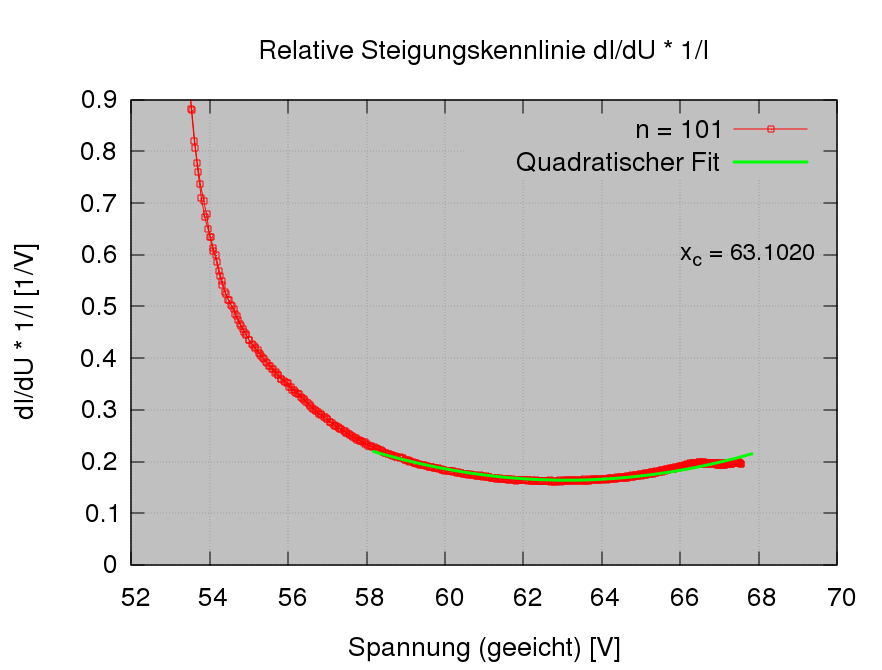

Generate this figure with gnuplot:
# use with gnuplot

set title "Relative Steigungskennlinie dI/dU * 1/I"

set object 1 rectangle from graph 0, graph 0 to graph 1, graph 1 behind fc rgbcolor "grey" fs noborder

set terminal qt enhanced font "Arial, 20"
set termoptions enhanced

set xlabel "Spannung (geeicht) [V]"
set ylabel "dI/dU * 1/I [1/V]

set grid

set xrange [52:70]
set yrange [0:0.9]

pol(x) = ( x > 58 && x < 68 ) ? a * x**2 + b * x + c : 1/0

a = 1
b = 1
c = 1

fit [58:68] pol(x) "iu_curve_loop_n20_n101_der.txt" using 1:((0.991*$3+0.12)/$2) via a, b, c

xcenter = -b/(2*a)


set label 1 sprintf("x_c = %2.4f",xcenter) at 66,0.6font "Arial, 18"



plot \
	"iu_curve_loop_n20_n101_der.txt" using 1:((0.991*$3+0.12)/$2) title "n = 101" ps 1.0 pt 4 w lp, \
	pol(x) lw 3 title "Quadratischer Fit"
